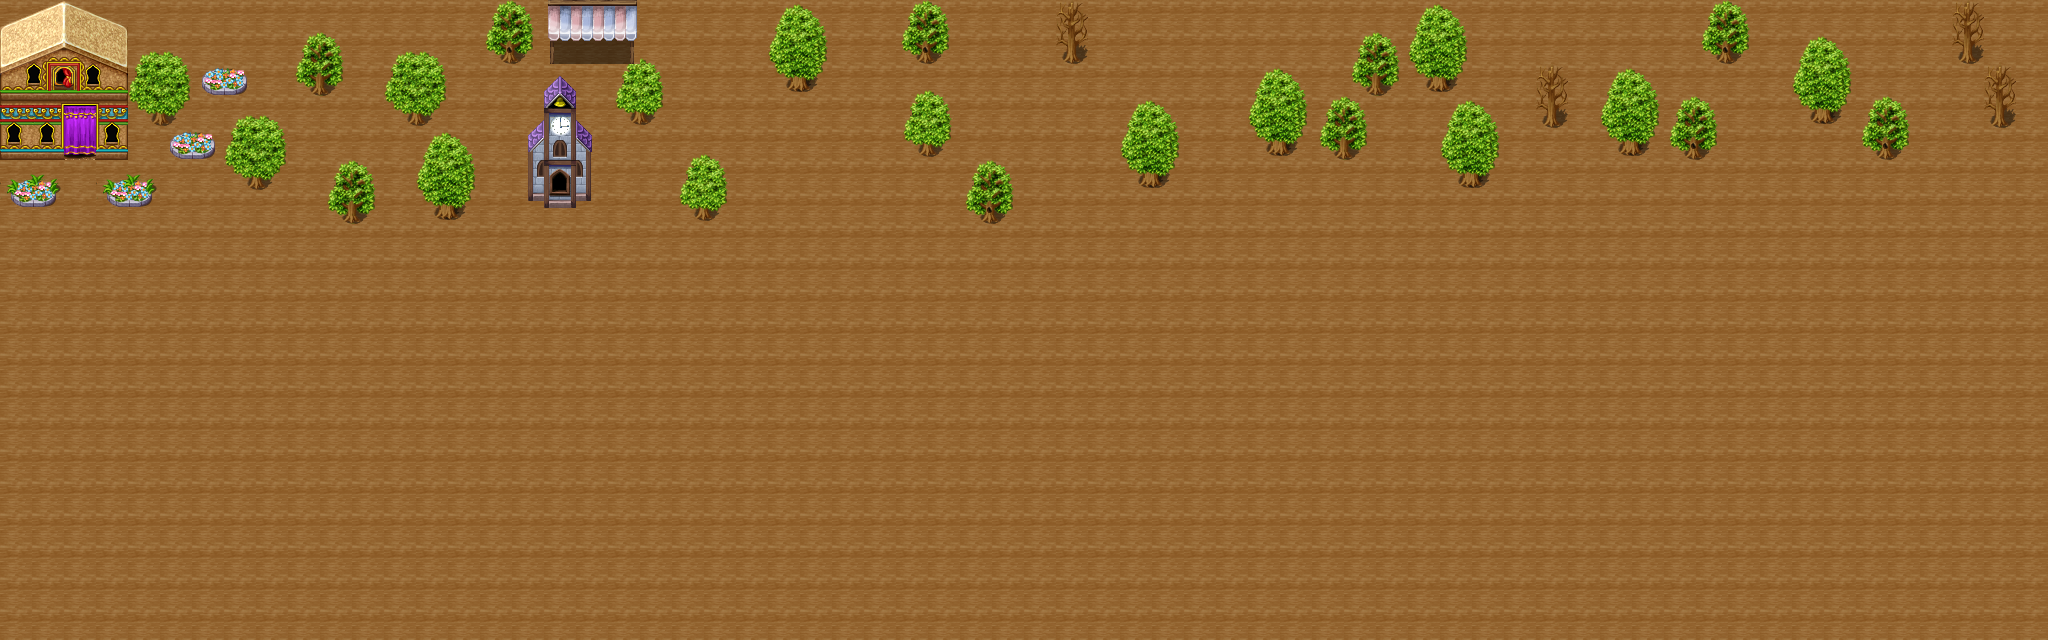

Below is a game level as drawn by its tile map, then a one-line description and the .tmx that defines it (tile-layer data replaced by summaries):
An orthogonal 64x20 tile map with 32x32 px tiles, 3 tile layers (desert, building, plant), 2 tilesets and 6 objects (moveArea, spawnLine1, spawnLine2, block1, block2, ...).

<map version="1.0" orientation="orthogonal" width="64" height="20" tilewidth="32" tileheight="32">
 <tileset firstgid="1" name="DesertT_byLunarea" tilewidth="32" tileheight="32">
  <image source="../LevelResource/DesertT_byLunarea.png" width="512" height="512" />
 </tileset>
 <tileset firstgid="257" name="SimpleTown-byLunarea" tilewidth="32" tileheight="32">
  <image source="../LevelResource/SimpleTown-byLunarea.png" width="512" height="512" />
 </tileset>
 <layer name="desert" width="64" height="20">
  <data>[1280 cells, 1280 non-empty, 1 distinct tile ids]</data>
 </layer>
 <layer name="building" width="64" height="20">
  <data>[1280 cells, 20 non-empty, 20 distinct tile ids]</data>
 </layer>
 <layer name="plant" width="64" height="20">
  <data>[1280 cells, 164 non-empty, 55 distinct tile ids]</data>
 </layer>
 <objectgroup name="对象层 1" width="64" height="20">
  <object name="moveArea" x="1" y="225" width="2040" height="413" />
  <object name="spawnLine1" x="479" y="14">
   <polyline points="0,0 1,561" />
  </object>
  <object name="spawnLine2" x="1248" y="32">
   <polyline points="0,0 0,601" />
  </object>
  <object name="block1" x="460" y="351" width="40" height="35" />
  <object name="block2" x="971" y="256" width="40" height="33" />
  <object name="block3" x="767" y="405" width="63" height="43" />
 </objectgroup>
</map>
